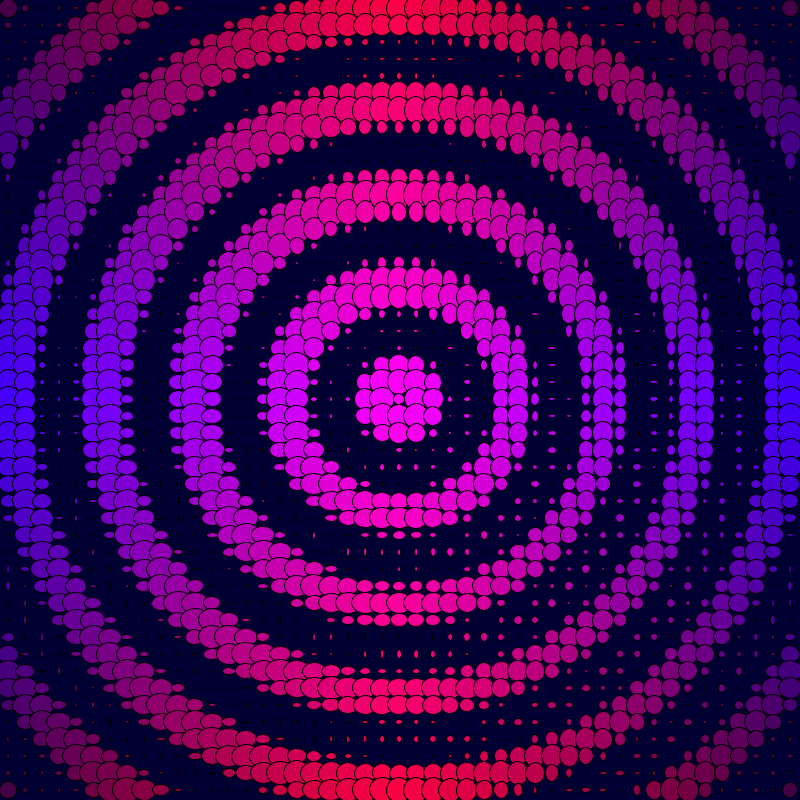
Frame 1 (no input)
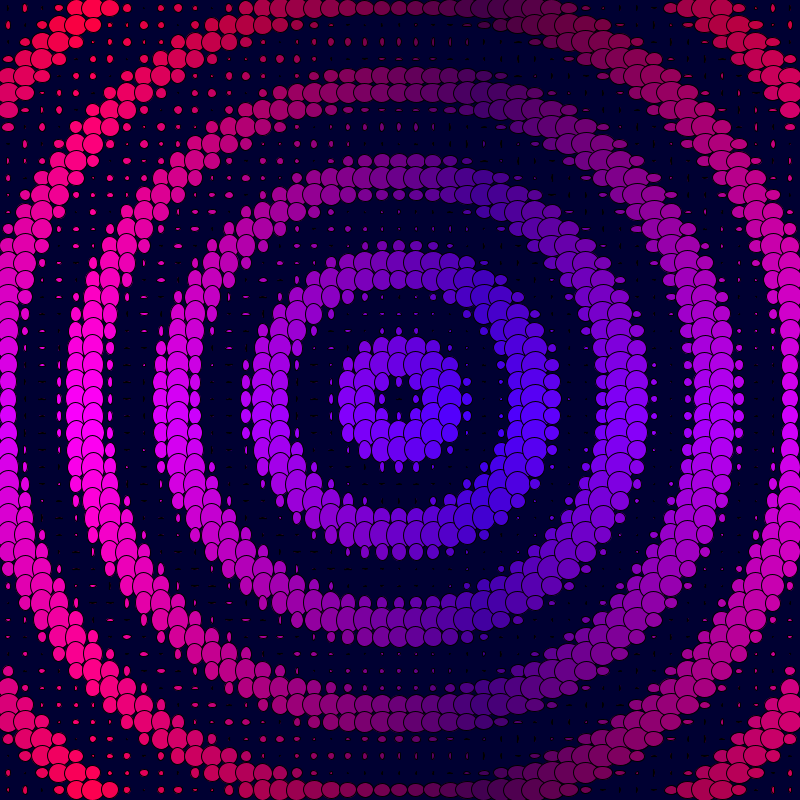
Frame 60 (the mouse pressed at the canvas centre just before this capture)
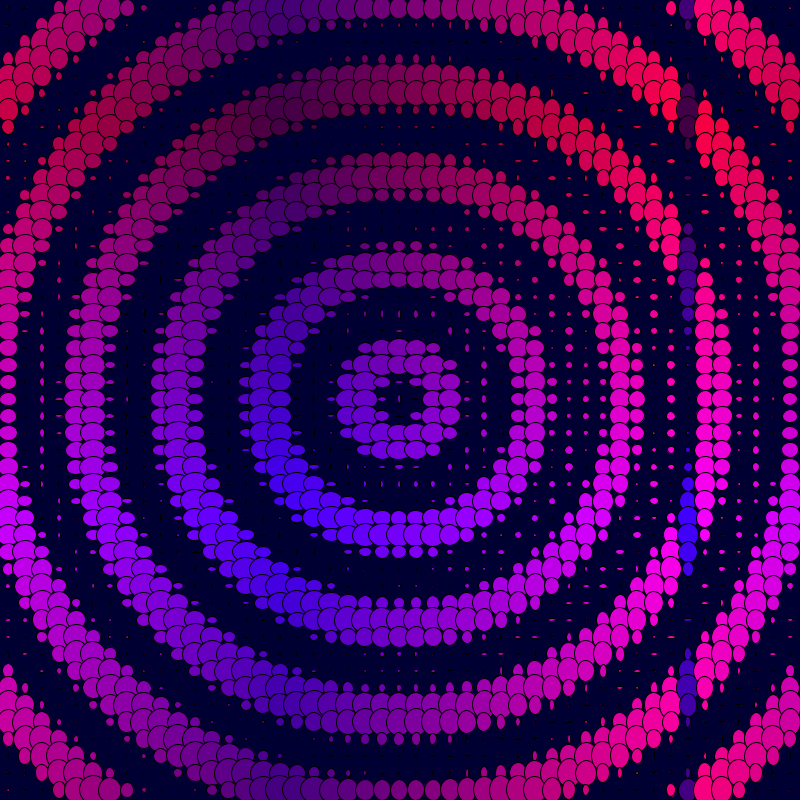
Frame 120 (the mouse held since frame 60 and released just before this capture)

The Processing sketch that drew these frames (run headless with seeded random() and noise(); from frame 60 on, the mouse is pressed at the canvas centre):

// Processing sketch: v2
// ── v2.pde
int WIDTH = 800;
int HEIGHT = 800;

int _circlesPerRow = 45;
int _circlesPerCol = 45;

float _redOffsetSpeed = 500.0;
float _blueOffsetSpeed = 350.0;

int _defaultCircleSize = 10;
float _maxSizeOffset = 4;

float _rippleDelay = 1000.0;
float _rippleAmplitude = 15;  // amplitude
float _rippleFrequency = 0.011; // frequency

float _xSizeChangeDelay = 700.0;
float _ySizeChangeDelay = 530.0;

float _xPositionChangeDelay = 950.0;
float _yPositionChangeDelay = 800.0;
float _maxPositionOffset = 45.0;

float minColorBrightness = 65;


/////
float TWO_PI = 3.14159*2.0;
int _timeDelta;
int _timeLastFrame;
int _timeThisFrame;
int _timeSinceStarted;
int _rowStepSize = WIDTH/_circlesPerRow;
int _colStepSize = HEIGHT/_circlesPerCol;
/////

void setup() 
{ 
  size(800, 800); // requires the inputs to be numbers instead of vars for whatever reason
  frameRate(30);

  // Initialize Time
  _timeLastFrame = millis();
  _timeThisFrame = _timeLastFrame;
  _timeDelta = 0;
  _timeSinceStarted = 0;
} 

void draw() 
{ 
  background(0, 0, 50);
  refreshTimeDelta();

  for (int i = _rowStepSize/2; i < WIDTH; i+=_rowStepSize) {
    for (int j = _colStepSize/2; j < HEIGHT; j+=_colStepSize) {
      PVector circlePos = getCirclePosition(i, j);
      color circleColor = getCircleColor(circlePos);
      PVector circleSize = getCircleSize(circlePos, circleColor);
      drawCircle(circlePos, circleSize, circleColor);
    }
  }
}

// Gets the number of milliseconds that have passed since the last frame and shoves it in _timeDelta
void refreshTimeDelta()
{
  _timeLastFrame = _timeThisFrame;
  _timeThisFrame = millis();
  _timeDelta = _timeThisFrame - _timeLastFrame;
  _timeSinceStarted += _timeDelta;
}

void drawCircle(PVector pos, PVector size, color c)
{
  fill(c);
  ellipse(pos.x, pos.y, size.x, size.y);
}

// Get position offset from grid position x,y (pixels)
PVector getCirclePosition(int x, int y)
{
  return new PVector(x, y);
  /*float xPerc = (float)x / WIDTH;*/
  /*float yPerc = (float)y / HEIGHT;*/
  /*float radiansForWidth = (xPerc * TWO_PI) + (_timeSinceStarted / _xPositionChangeDelay);*/
  /*float radiansForHeight = (yPerc * TWO_PI) + (_timeSinceStarted / _yPositionChangeDelay);*/

  /*float xOffset = sin(radiansForWidth) * _maxPositionOffset;*/
  /*float yOffset = sin(radiansForHeight) * _maxPositionOffset;*/
  
  /*float xOffset2 = cos(xPerc * TWO_PI) * 5;*/
  /*float yOffset2 = cos(yPerc * TWO_PI) * 5;*/

  /*return new PVector(x+xOffset+xOffset2, y+yOffset+yOffset2);*/
}

color getCircleColor(PVector pos)
{
  float xOffset = (_timeSinceStarted / 1000.0) * _redOffsetSpeed;
  float yOffset = (_timeSinceStarted / 1000.0) * _blueOffsetSpeed;
  float x = (pos.x + xOffset) % WIDTH;
  float y = (pos.y + yOffset) % HEIGHT;
  
  
  float red = (x/WIDTH)*2.0;
  if (red > 1.0) red = 2.0 - red;
  red *= (255 - minColorBrightness);
  
  float blue = (y/HEIGHT)*2.0;
  if (blue > 1.0) blue = 2.0 - blue;
  blue *= (255 - minColorBrightness);

  red %= (255 - minColorBrightness);
  blue %= (255 - minColorBrightness);
  red += minColorBrightness;
  blue += minColorBrightness;
  
  return color(red, 0, blue);
}

float getRippleSize(PVector pos, PVector center) {
    // Wave Constants
    float A = _rippleAmplitude; // amplitude
    float f = _rippleFrequency; // frequency
    float p = -(_timeSinceStarted / _rippleDelay) * TWO_PI; // phase


    // get t from x, y
    float xCenter = center.x - pos.x;
    float yCenter = center.y - pos.y;
    float t = sqrt(xCenter*xCenter + yCenter*yCenter);

    // get sizeOffset from wave shape
    float sizeOffset = A*sin(TWO_PI*f*t + p);

    return sizeOffset;
}

PVector getCircleSize(PVector circlePos, color circleColor)
{ 
    float radiansForWidth = (((float)circlePos.x / WIDTH) * TWO_PI) + (_timeSinceStarted / _xSizeChangeDelay);
    float radiansForHeight = (((float)circlePos.y / HEIGHT) * TWO_PI) + (_timeSinceStarted / _ySizeChangeDelay);

    float xSizeOffset = sin(radiansForWidth) * _maxSizeOffset;
    float ySizeOffset = sin(radiansForHeight) * _maxSizeOffset;

    int maxDiff = 5;
    if (xSizeOffset - ySizeOffset > maxDiff) {
        ySizeOffset = xSizeOffset - maxDiff;
    }
    if (ySizeOffset - xSizeOffset > maxDiff) {
        xSizeOffset = ySizeOffset - maxDiff;
    }

    float rippleSize = getRippleSize(circlePos, new PVector(WIDTH/2, HEIGHT/2));

    return new PVector(_defaultCircleSize + xSizeOffset + rippleSize, _defaultCircleSize + ySizeOffset + rippleSize);
}
